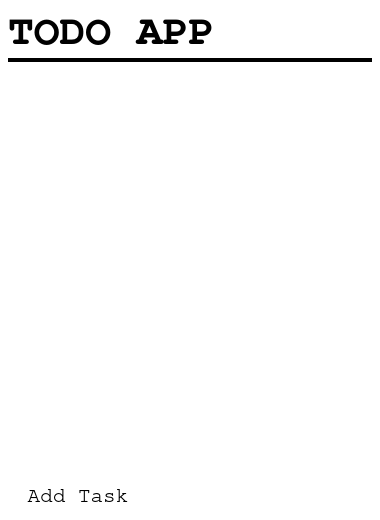
<?xml version="1.0" encoding="UTF-8"?>
<ui version="4.0">
 <class>MainWindow</class>
 <widget class="QMainWindow" name="MainWindow">
  <property name="windowModality">
   <enum>Qt::NonModal</enum>
  </property>
  <property name="geometry">
   <rect>
    <x>0</x>
    <y>0</y>
    <width>380</width>
    <height>520</height>
   </rect>
  </property>
  <property name="windowTitle">
   <string>TODO APP</string>
  </property>
  <property name="styleSheet">
   <string notr="true">background-color: white;
color: black;</string>
  </property>
  <widget class="QWidget" name="centralwidget">
   <property name="font">
    <font>
     <family>Nimbus Mono L</family>
    </font>
   </property>
   <layout class="QVBoxLayout" name="verticalLayout">
    <property name="leftMargin">
     <number>8</number>
    </property>
    <property name="topMargin">
     <number>8</number>
    </property>
    <property name="rightMargin">
     <number>8</number>
    </property>
    <property name="bottomMargin">
     <number>8</number>
    </property>
    <item>
     <widget class="QLabel" name="appLabel">
      <property name="font">
       <font>
        <family>Nimbus Mono L</family>
        <pointsize>32</pointsize>
        <weight>75</weight>
        <bold>true</bold>
       </font>
      </property>
      <property name="styleSheet">
       <string notr="true">margin: -9px 0px -8px 0px; </string>
      </property>
      <property name="text">
       <string>TODO APP</string>
      </property>
      <property name="margin">
       <number>0</number>
      </property>
     </widget>
    </item>
    <item>
     <widget class="Line" name="sep_line">
      <property name="minimumSize">
       <size>
        <width>0</width>
        <height>4</height>
       </size>
      </property>
      <property name="styleSheet">
       <string notr="true">background-color: black;</string>
      </property>
      <property name="lineWidth">
       <number>1</number>
      </property>
      <property name="midLineWidth">
       <number>0</number>
      </property>
      <property name="orientation">
       <enum>Qt::Horizontal</enum>
      </property>
     </widget>
    </item>
    <item>
     <widget class="QStackedWidget" name="stackedWidget">
      <property name="styleSheet">
       <string notr="true">QListWidget{
border: none;
}

QListWidget::item {
height: 50px;
background-color: #D9D9D9;
color: black;
font-size: 16px;
border-radius: 10px;
margin-bottom: 5px;
}

QListWidget::item:selected{
border:none;
border: 1px solid #68DB81;
border-radius: 10px;
}

QListWidget::indicator {
height: 30px;
width: 30px;
margin-left: 7px;
background-color: white;
border: 2px solid black;
border-radius: 7px;
}

QListWidget::indicator:checked{
	image: url(:/res/check-mark.png);
}

QPlainTextEdit {
border: 1px solid black;
border-radius: 10px;
background-color: #F0F0F0;
}

QPushButton {
width: 110px;
height: 40px;
border: none;
border-radius: 10px;
}

#confirmButton {
background-color: #68DB81;
}

#cancelButton {
background-color: #DB6868;
}



</string>
      </property>
      <property name="currentIndex">
       <number>0</number>
      </property>
      <widget class="QWidget" name="tasksListPage">
       <layout class="QVBoxLayout" name="verticalLayout_2">
        <property name="spacing">
         <number>0</number>
        </property>
        <property name="leftMargin">
         <number>0</number>
        </property>
        <property name="topMargin">
         <number>0</number>
        </property>
        <property name="rightMargin">
         <number>0</number>
        </property>
        <property name="bottomMargin">
         <number>0</number>
        </property>
        <item>
         <widget class="QListWidget" name="listWidget">
          <property name="styleSheet">
           <string notr="true"/>
          </property>
         </widget>
        </item>
        <item alignment="Qt::AlignLeft">
         <widget class="QPushButton" name="addTaskButton">
          <property name="font">
           <font>
            <family>Nimbus Mono L</family>
            <pointsize>16</pointsize>
           </font>
          </property>
          <property name="styleSheet">
           <string notr="true">height:  33px;
width: 140px;
background-color: transparent;
border: none;</string>
          </property>
          <property name="text">
           <string>Add Task</string>
          </property>
          <property name="icon">
           <iconset>
            <normaloff>add-button.png</normaloff>add-button.png</iconset>
          </property>
          <property name="iconSize">
           <size>
            <width>24</width>
            <height>24</height>
           </size>
          </property>
         </widget>
        </item>
       </layout>
      </widget>
      <widget class="QWidget" name="addTaskPage">
       <property name="font">
        <font>
         <family>Nimbus Mono L</family>
         <pointsize>24</pointsize>
        </font>
       </property>
       <layout class="QVBoxLayout" name="verticalLayout_3">
        <property name="spacing">
         <number>0</number>
        </property>
        <property name="leftMargin">
         <number>0</number>
        </property>
        <property name="topMargin">
         <number>0</number>
        </property>
        <property name="rightMargin">
         <number>0</number>
        </property>
        <property name="bottomMargin">
         <number>0</number>
        </property>
        <item>
         <widget class="QLabel" name="addTaskLabel">
          <property name="font">
           <font>
            <family>Nimbus Mono L</family>
            <pointsize>24</pointsize>
            <weight>75</weight>
            <bold>true</bold>
           </font>
          </property>
          <property name="text">
           <string>Add Task</string>
          </property>
         </widget>
        </item>
        <item>
         <spacer name="verticalSpacer_3">
          <property name="orientation">
           <enum>Qt::Vertical</enum>
          </property>
          <property name="sizeType">
           <enum>QSizePolicy::Expanding</enum>
          </property>
          <property name="sizeHint" stdset="0">
           <size>
            <width>20</width>
            <height>40</height>
           </size>
          </property>
         </spacer>
        </item>
        <item>
         <widget class="QPlainTextEdit" name="taskNameTextEdit">
          <property name="minimumSize">
           <size>
            <width>0</width>
            <height>100</height>
           </size>
          </property>
          <property name="maximumSize">
           <size>
            <width>16777215</width>
            <height>300</height>
           </size>
          </property>
          <property name="font">
           <font>
            <family>Nimbus Mono L</family>
            <pointsize>16</pointsize>
            <weight>50</weight>
            <bold>false</bold>
           </font>
          </property>
          <property name="placeholderText">
           <string>Enter task name</string>
          </property>
         </widget>
        </item>
        <item>
         <spacer name="verticalSpacer">
          <property name="orientation">
           <enum>Qt::Vertical</enum>
          </property>
          <property name="sizeHint" stdset="0">
           <size>
            <width>20</width>
            <height>40</height>
           </size>
          </property>
         </spacer>
        </item>
        <item>
         <layout class="QHBoxLayout" name="buttonsLayout">
          <property name="spacing">
           <number>10</number>
          </property>
          <item>
           <widget class="QPushButton" name="confirmButton">
            <property name="sizePolicy">
             <sizepolicy hsizetype="Maximum" vsizetype="Fixed">
              <horstretch>0</horstretch>
              <verstretch>0</verstretch>
             </sizepolicy>
            </property>
            <property name="minimumSize">
             <size>
              <width>110</width>
              <height>0</height>
             </size>
            </property>
            <property name="maximumSize">
             <size>
              <width>110</width>
              <height>16777215</height>
             </size>
            </property>
            <property name="font">
             <font>
              <family>Nimbus Mono L</family>
              <pointsize>16</pointsize>
             </font>
            </property>
            <property name="text">
             <string>Confirm</string>
            </property>
           </widget>
          </item>
          <item>
           <widget class="QPushButton" name="cancelButton">
            <property name="sizePolicy">
             <sizepolicy hsizetype="Maximum" vsizetype="Fixed">
              <horstretch>0</horstretch>
              <verstretch>0</verstretch>
             </sizepolicy>
            </property>
            <property name="minimumSize">
             <size>
              <width>110</width>
              <height>0</height>
             </size>
            </property>
            <property name="maximumSize">
             <size>
              <width>110</width>
              <height>16777215</height>
             </size>
            </property>
            <property name="font">
             <font>
              <family>Nimbus Mono L</family>
              <pointsize>16</pointsize>
             </font>
            </property>
            <property name="text">
             <string>Cancel</string>
            </property>
           </widget>
          </item>
         </layout>
        </item>
       </layout>
      </widget>
     </widget>
    </item>
   </layout>
  </widget>
 </widget>
 <resources>
  <include location="res.qrc"/>
 </resources>
 <connections/>
</ui>
